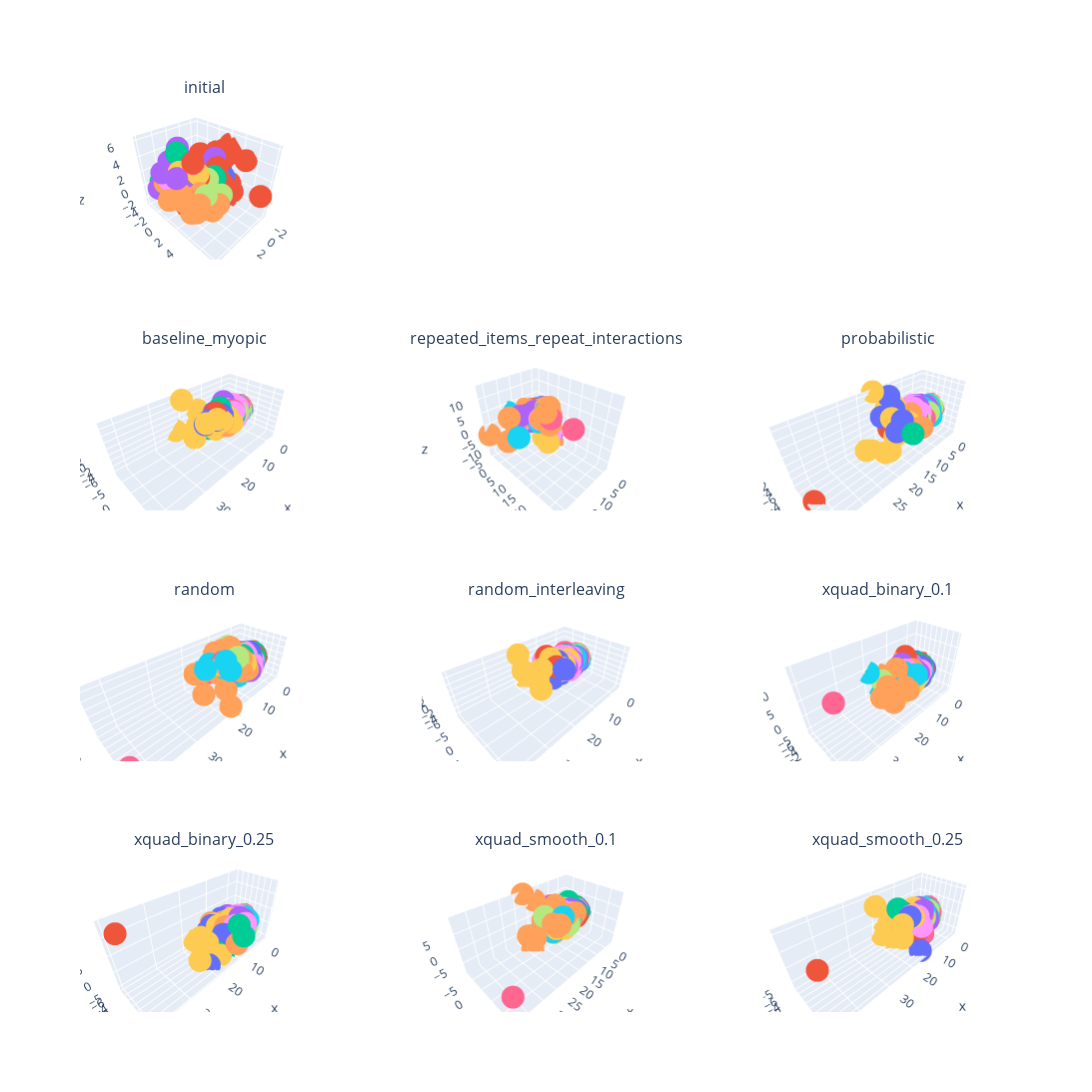

Source (notebook cell):
### Code cell
# Plot PCA for initial v. final user representation for all models, single training type
n_clusters = 15

initial_user_representation_df = pd.DataFrame(StandardScaler().fit_transform(user_representation_initial))
initial_user_representation_df['Cluster'] = list(repeated_training_env['user_cluster_assignments'].values())[0][0]
initial_fig = plot_pca_3d_subplots(initial_user_representation_df, n_clusters)

final_rep_figs = []
subplot_titles = ["initial"]
for model in all_user_representation_final:
    subplot_titles.append(model)
    final_user_rep_df = pd.DataFrame(StandardScaler().fit_transform(all_user_representation_final[model]))
    final_user_rep_df['Cluster'] = list(repeated_training_env['user_cluster_assignments'].values())[0][0]
    final_rep_figs.append(plot_pca_3d_subplots(final_user_rep_df, n_clusters))

num_rows, num_cols = 4, 3

num_subplots = 9
fig_results = make_subplots(
    rows=num_rows, cols=num_cols,
    subplot_titles=subplot_titles,
    specs=[[{'type':'scene'}, None, None],
           [{'type':'scene'}, {'type':'scene'}, {'type':'scene'}],
           [{'type':'scene'}, {'type':'scene'}, {'type':'scene'}],
           [{'type':'scene'}, {'type':'scene'}, {'type':'scene'}]],
    horizontal_spacing = 0.1,
    vertical_spacing = 0.1
)

# print(fig_results.print_grid)
for d in initial_fig.data:
    fig_results.add_trace(d, row=1, col=1)

fig_idx = 0    
for row in range(2, num_rows+1):
    for col in range(1, num_cols+1):
        for d in final_rep_figs[fig_idx].data:
            fig_results.append_trace(d, row=row, col=col)
        fig_idx += 1


fig_results.layout.update(height=1500, width=1800, showlegend=False)    
fig_results.show()
